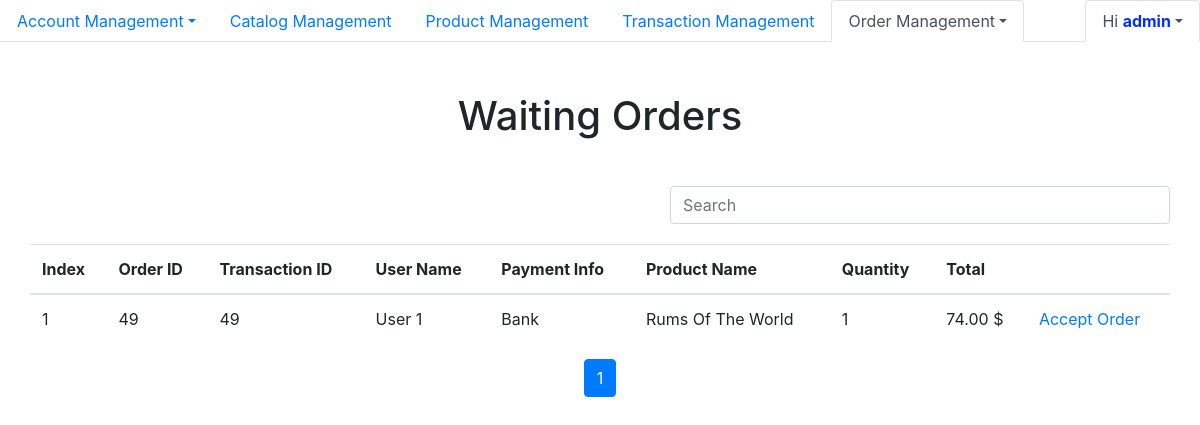
/Admin/Order_Management/waiting.php (signed in), run on the app's committed database.
### tables this page shows
CREATE TABLE `order` (
  `id` int(11) NOT NULL,
  `transaction_id` int(11) NOT NULL,
  `product_id` int(11) NOT NULL,
  `quantity` int(11) DEFAULT NULL,
  `status` int(11) DEFAULT NULL
);

CREATE TABLE `user` (
  `id` int(11) NOT NULL,
  `name` varchar(100) DEFAULT NULL,
  `email` varchar(100) DEFAULT NULL,
  `phone` varchar(15) DEFAULT NULL,
  `address` varchar(128) DEFAULT NULL,
  `username` varchar(100) DEFAULT NULL,
  `password` varchar(100) DEFAULT NULL
);

CREATE TABLE `transaction` (
  `id` int(11) NOT NULL,
  `user_id` int(100) DEFAULT NULL,
  `payment_info` varchar(100) DEFAULT NULL,
  `total` int(11) NOT NULL,
  `created_at` timestamp NULL DEFAULT NULL
);

CREATE TABLE `product` (
  `id` int(11) NOT NULL,
  `catalog_id` int(11) DEFAULT NULL,
  `name` varchar(100) DEFAULT NULL,
  `price` int(11) DEFAULT NULL,
  `content` text DEFAULT NULL,
  `image_link` longtext DEFAULT NULL,
  `view` int(11) DEFAULT NULL
);

### Admin/Order_Management/waiting.php (the view, shortened to what this page needs)
<?php
    require_once '../Ultility/Connectdb.php';
    $conn = new mysqli($host , $username, $password, $database, $port);
?>
<!DOCTYPE html>
<html lang="en">
<head>
    <link rel="stylesheet" href="https://maxcdn.bootstrapcdn.com/bootstrap/4.5.2/css/bootstrap.min.css">
</head>
<body>
<nav>
        <ul class="nav nav-tabs">
            <li class="nav-item">
            <a class="nav-link dropdown-toggle" data-toggle="dropdown" href="../Account_Management/admin.php">Account Management</a>
            </li>
            <li class="nav-item">
                <a class="nav-link" href="../Catalog_Management/catalog.php">Catalog Management</a>
            </li>
            <li class="nav-item">
                <a class="nav-link" href="../Product_Management/product.php">Product Management</a>
            </li>
            <li class="nav-item">
                <a class="nav-link" href="../Transaction_Management/transaction.php">Transaction Management</a>
            </li>
            <li class="nav-item">
            <a class="nav-link dropdown-toggle active" data-toggle="dropdown" href="../Account_Management/admin.php">Order Management</a>
            </li>
            <li class="nav-item nav ml-auto">
                <a class="nav-link dropdown-toggle active" data-toggle="dropdown" href="#">Hi <strong style="color: #052fff;"><?php echo $_SESSION['username'] ?></strong></a>
            </li>
        </ul>
    </nav>
    <main style="padding: 30px;">
        <div style="text-align: center; margin-bottom:20px; margin-top:20px"><h1>Waiting Orders</h1></div>
        <div class="row" style="margin-bottom: 20px;">
            <div class="col-lg-6 ml-auto">
                <form method="get">
                    <div class="form-group">
                        <input type="text" class="form-control" placeholder="Search" id="search" name="search" style="width: 500px; float:right; margin-top: 10px">
                    </div>
                 </form>
            </div>
        </div>
        <table class="table table-hover">
        <thead>
            <tr>
                <th>Index</th>
                <th>Order ID</th>
                <th>Transaction ID</th>
                <th>User Name</th>
                <th>Payment Info</th>
                <th>Product Name</th>
                <th>Quantity</th>
                <th>Total</th>
                <th></th>
            </tr>
        </thead>
        <tbody>
<?php
    $additionalQuery = '';
    $limit = 10;
    $page = 1;
    $firstIndex = ($page - 1)*$limit;
    $query = 'SELECT order.id, order.transaction_id , user.name as user_name, transaction.payment_info, product.name as product_name,order.quantity, (product.price * order.quantity) as total, order.status from `order`, `transaction`, `user`, `product` where order.transaction_id = transaction.id and transaction.user_id = user.id and order.product_id = product.id and order.status = 0 '.$additionalQuery.' limit '.$firstIndex.', '.$limit;
    $result = $conn->query($query);
    while($row = mysqli_fetch_array($result))
    {
        echo "<tr>";
        echo "<td>".++$firstIndex. "</td>";
        echo "<td>".$row['id']. "</td>";
        echo "<td>".$row['transaction_id']. "</td>";
        echo "<td>".$row['user_name']. "</td>";
        echo "<td>".$row['payment_info']. "</td>";
        echo "<td>".$row['product_name']. "</td>";
        echo "<td>".$row['quantity']. "</td>";
        echo "<td>".$format = number_format($row['total'],2,".", ","). " $</td>";
?>
        <td><a href="waiting.php?id=<?php echo $row['id'];?>" onclick="return confirm_alert(this);">Accept Order</a></td>
<?php
        echo "</tr>";
    }
?>
        </tbody>
        </table>
<?php
    $GetPageNum = $conn->query('select count(id) as total from `order` where order.status = 0 '. $additionalQuery);
    $PageNum = mysqli_fetch_array($GetPageNum);
    $number = ceil($PageNum['total']/$limit);
?>
        <ul class="pagination" style="justify-content: center;">
<?php
    for($i=0; $i<$number; $i++)
    {
        if($page == ($i+1))
        {
            echo '<li class="page-item active"><a class="page-link" href="?page='.($i+1).'">'.($i+1).'</a></li>';
        }else{
            echo '<li class="page-item"><a class="page-link" href="?page='.($i+1).'">'.($i+1).'</a></li>';
        }
    }
?>
        </ul>
    </main>
</body>
</html>

### data on the page
order: id "49", transaction "49", user.name "User 1", transaction.payment_info "Bank", product.name "Rums Of The World", quantity "1", total "74.00"

### other printed values
$_SESSION['username'] "admin"
